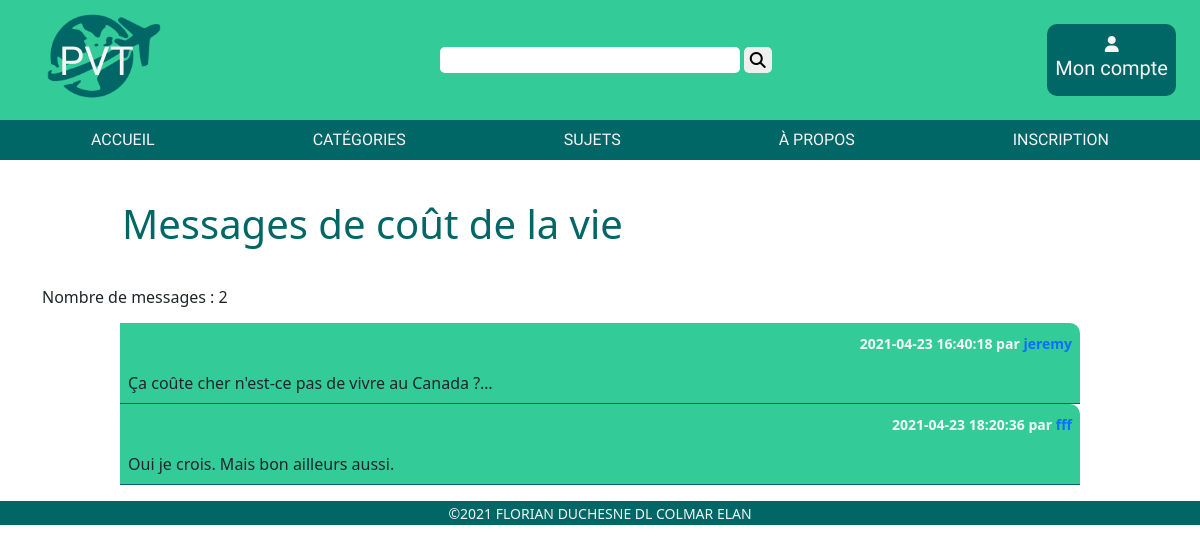
The page /?ctrl=topic&method=detailTopicById&id=10 on the database its author committed.
### tables this page shows
CREATE TABLE `topic` (
  `id_topic` int(11) NOT NULL,
  `title` varchar(50) NOT NULL,
  `dateCreation` datetime NOT NULL DEFAULT current_timestamp(),
  `lock` tinyint(1) NOT NULL DEFAULT 0,
  `user_id` int(11) DEFAULT NULL,
  `category_id` int(11) NOT NULL
);

CREATE TABLE `message` (
  `id_message` int(11) NOT NULL,
  `content` text NOT NULL,
  `dateCreation` datetime NOT NULL DEFAULT current_timestamp(),
  `topic_id` int(11) NOT NULL,
  `user_id` int(11) NOT NULL
);

CREATE TABLE `user` (
  `id_user` int(11) NOT NULL,
  `pseudo` varchar(50) NOT NULL,
  `email` varchar(50) NOT NULL,
  `password` varchar(255) NOT NULL,
  `dateRegistration` datetime NOT NULL DEFAULT current_timestamp(),
  `icon` varchar(255) DEFAULT NULL,
  `description` varchar(200) DEFAULT NULL,
  `statut` tinyint(1) DEFAULT 0
);

### app/Autoloader.php (called while the page is built, shortened)
<?php
abstract class Autoloader
{
	public static function autoload($class)
	{
		$parts = preg_split('#\\\#', $class);
		$className = array_pop($parts);
		$path = strtolower(implode(DS, $parts));
		$file = $className . '.php';
		$filepath = ROOT_DIR . $path . DS . $file;
	}
}

### app/Router.php (called while the page is built, shortened)
<?php
abstract class Router
{
    public static function handleRequest($get)
    {
        $method = "index";
        $ctrl = new $ctrlname();
        if (isset($get['method']) && method_exists($ctrl, $get['method'])) {
            $method = $get['method'];
        }
        return $ctrl->$method();
    }
}

### app/DAO.php (called while the page is built, shortened)
<?php
    abstract class DAO
    {
        public static function getConnection(){
            try{
                $pdo = new \PDO(
                    'mysql:host='.self::DB_HOST.';dbname='.self::DB_NAME,
                    self::DB_USER,
                    self::DB_PASS,
                    [
                        \PDO::ATTR_ERRMODE => \PDO::ERRMODE_EXCEPTION,
                        \PDO::ATTR_DEFAULT_FETCH_MODE => \PDO::FETCH_ASSOC
                    ]
                );
                return $pdo;
            }
            catch(\Exception $e){
                echo $e->getMessage();
                die();
            }
        }
    }

### controller/TopicController.php (called while the page is built, shortened)
<?php
class TopicController
{
  public function DetailTopicById()
  {
    $id = (isset($_GET['id'])) ? $_GET['id'] : null;
    $topicModel = new TopicManager;
    $messageModel = new MessageManager;
    $topic = $topicModel->findOneById($id);
    $messages = $messageModel->findMessagesByTopic($id);
    $nbMessages = $messageModel->countMessagesByTopic($id);
    return [
      "view" => "listMessagesByTopic.php",
      "data" => [
        "topic" => $topic,
        "messages" => $messages,
        "nbMessages" => $nbMessages
      ],
      "titrePage" => "liste des messages du topic"
    ];
  }
}

### model/manager/TopicManager.php (called while the page is built, shortened)
<?php
class TopicManager extends AbstractManager
{
  private static $classname = "Model\Entity\Topic";
  public function findOneById($id)
  {
    $sql = "SELECT * FROM topic t WHERE t.id_topic = :id";
    return self::getOneOrNullResult(
      self::select($sql, ["id" => $id], false),
      self::$classname
    );
  }
}

### app/AbstractManager.php (called while the page is built, shortened)
<?php
abstract class AbstractManager
{
    private static $connection;
    protected static function connect()
    {
        self::$connection = DAO::getConnection();
    }
    protected static function getOneOrNullResult($row, $class)
    {
        if ($row != null) {
            return new $class($row);
        }
        return null;
    }
    protected static function getResults($rows, $class)
    {
        $results = [];
        if ($rows != null) {
            foreach ($rows as $row) {
                $results[] = new $class($row);
            }
        }
        return $results;
    }
    protected static function select($sql, $params = null, $multiple = true)
    {
        $stmt = self::$connection->prepare($sql);
        $stmt->execute($params);
        if ($multiple) {
            return $stmt->fetchAll();
        }
        return $stmt->fetch();
    }
}

### app/AbstractEntity.php (called while the page is built, shortened)
<?php
abstract class AbstractEntity
{
    protected static function hydrate($data, $object)
    {
        foreach ($data as $field => $value) {
            $fieldArray = explode("_", $field);
            $field = $fieldArray[0];
            if (isset($fieldArray[1]) && $fieldArray[1] == "id") {
                $classname = ucfirst($fieldArray[0]) . "Manager";
                $manager = new $FKCName();
                $field = $fieldArray[0];
                $value = $manager->findOneById($value);
            }
            $method = "set" . ucfirst($field);
        }
    }
}

### model/entity/Topic.php (called while the page is built, shortened)
<?php
class Topic extends AbstractEntity
{
  public function __construct($data)
  {
    parent::hydrate($data, $this);
  }
  public function setId($id)
  {
    return $this;
  }
  public function setTitle($title)
  {
    return $this;
  }
  public function setUser($user)
  {
    return $this;
  }
  public function setCategory($category)
  {
    return $this;
  }
  public function setDateCreation($dateCreation)
  {
    return $this;
  }
  public function setLock($lock)
  {
    return $this;
  }
}

### model/manager/UserManager.php (called while the page is built, shortened)
<?php
class UserManager extends AbstractManager
{
  private static $classname = "Model\Entity\User";
  public function findOneById($id)
  {
    $sql = "SELECT * FROM user u WHERE u.id_user = :id";
    return self::getOneOrNullResult(
      self::select($sql, ["id" => $id], false),
      self::$classname
    );
  }
}

### model/entity/User.php (called while the page is built, shortened)
<?php
class User extends AbstractEntity
{
  public function setId($id)
  {
    return $this;
  }
  public function setPseudo($pseudo)
  {
    return $this;
  }
  public function setEmail($email)
  {
    return $this;
  }
  public function setPassword($password)
  {
    return $this;
  }
  public function setDateRegistration($dateRegistration)
  {
    return $this;
  }
  public function setIcon($icon)
  {
    return $this;
  }
  public function setDescription($description)
  {
    return $this;
  }
  public function setStatut($statut)
  {
    return $this;
  }
}

### model/manager/CategoryManager.php (called while the page is built, shortened)
<?php
class CategoryManager extends AbstractManager
{
  private static $classname = "Model\Entity\Category";
  public function findOneById($id)
  {
    $sql = "SELECT * FROM category WHERE id_category = :id";
    return self::getOneOrNullResult(
      self::select($sql, ["id" => $id], false),
      self::$classname
    );
  }
}

### model/entity/Category.php (called while the page is built, shortened)
<?php
class Category extends AbstractEntity
{
  public function setId($id)
  {
    return $this;
  }
  public function setName($name)
  {
    return $this;
  }
  public function setDateCreation($dateCreation)
  {
    return $this;
  }
  public function setImg($img)
  {
    return $this;
  }
}

### model/manager/MessageManager.php (called while the page is built, shortened)
<?php
class MessageManager extends AbstractManager
{
  private static $classname = "Model\Entity\Message";
  public function findMessagesByTopic($id)
  {
    $sql = "SELECT * FROM message m WHERE m.topic_id = :id";
    return self::getResults(
      self::select($sql, ["id" => $id], true),
      self::$classname
    );
  }
}

### model/entity/Message.php (called while the page is built, shortened)
<?php
class Message extends AbstractEntity
{
  public function __construct($data)
  {
    parent::hydrate($data, $this);
  }
  public function setId($id)
  {
    return $this;
  }
  public function setContent($content)
  {
    return $this;
  }
  public function setDateCreation($dateCreation)
  {
    return $this;
  }
}

### view/listMessagesByTopic.php (the view, shortened to what this page needs)
<?php
$topic = $data['topic'];
foreach ($data['nbMessages'] as $value) {
  $nbMessages = $value;
}
?>
<div class="container detailTopic">
  <h1>Messages de <?= $topic->getTitle() ?></h1>
  <h6> Nombre de messages : <?= $nbMessages ?> </h6>
  <div class="m-3">
    <?php
    foreach ($data['messages'] as $message) {
      $user = $message->getUser();
    ?>
      <div class="m-auto">
        <table class="m-auto">
          <thead>
            <th>
              <small> <?= $message->getDateCreation() ?> par <a href="?ctrl=user&method=detailUser&id=<?= $user->getId() ?> "> <?= $user->getPseudo() ?></a></small>
            </th>
          </thead>
          <tbody>
            <tr>
              <td>
                <?= $message->getContent() ?>
              </td>
            </tr>
          </tbody>
        </table>
      </div>
    <?php
    }
    ?>
  </div>
</div>

### public/css/style.css (style rules this page uses)
* { box-sizing: border-box; }
body { margin: 0; }
a { text-decoration: none; }
main h1 { margin: 1em; color: #006666; margin-left: 2em; }
table td, th { min-width: 100px; padding: 0.5em; text-align: center; }
thead :first-child { border-radius: 10px 0px 0px 0px; }
thead :last-child { border-radius: 0px 10px 0px 0px; }
table { margin: 2em; }
.detailTopic table { width: 80vw; }
table th { background-color: #006666; color: whitesmoke; }
table td { background-color: #33cc99; border-bottom: solid #006666 1px; }
.detailTopic table { margin: 0em; }
.detailTopic table td { text-align: left; }
.detailTopic table th { background-color: #33cc99; text-align: end; }

### rows shown on the page
topic: title "coût de la vie"
message: dateCreation "2021-04-23 16:40:18", user.pseudo "jeremy", content "Ça coûte cher n'est-ce pas de vivre au Canada ?…"
message: dateCreation "2021-04-23 18:20:36", user.pseudo "fff", content "Oui je crois. Mais bon ailleurs aussi."

### other values the page prints
$nbMessages "2"
